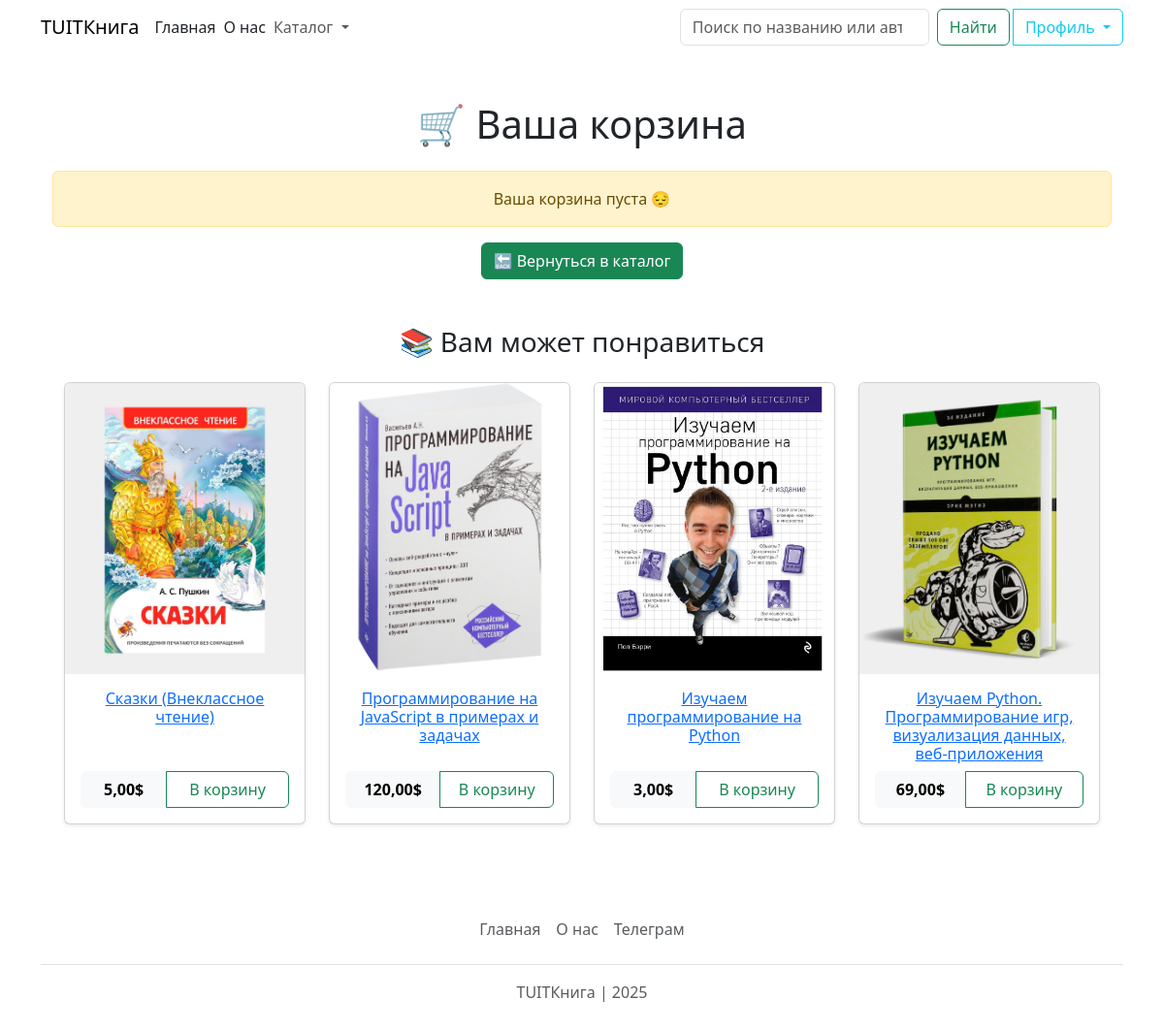
Page /cart/ on the committed database.
### catalog/models.py (models this page shows, shortened)
class Book(models.Model):
    title = models.CharField(max_length=200, verbose_name="Название", null=True, blank=True)
    author = models.CharField(max_length=100, verbose_name="Автор", null=True, blank=True)
    description = models.TextField(verbose_name="Описание", null=True, blank=True)
    price = models.DecimalField(max_digits=10, decimal_places=2, verbose_name="Цена", null=True, blank=True)
    image = models.ImageField(upload_to='books/', verbose_name="Изображение", null=True, blank=True)
    catalog = models.ForeignKey(Catalog, on_delete=models.CASCADE, verbose_name="Каталог", related_name='books', null=True, blank=True)
    created_at = models.DateTimeField(default=timezone.now, null=True, blank=True)
    updated_at = models.DateTimeField(auto_now=True, null=True, blank=True)
    class Meta:
        verbose_name = "Книга"
        verbose_name_plural = "Книги"

### catalog/views.py (the view, shortened to what this page needs)
# urls.py: path('cart/', views.cart_view, name='cart'),
def cart_view(request):
    cart = request.session.get('cart', {})
    cart_items = {}
    total = 0  # Общая сумма корзины
    all_books = list(Book.objects.all())
    random_books = random.sample(all_books, min(4, len(all_books))) if all_books else []  # Проверка на пустой список
    return render(request, 'catalog/cart.html', {
        'cart': cart_items,
        'total': total,
        'random_books': random_books
    })

### catalog/context_processors.py (called while the page is built)
def catalogs(request):
    return {'catalogs': Catalog.objects.all()}

def cart_item_count(request):
    cart = request.session.get('cart', {})
    unique_items_count = len(cart)  # Количество уникальных товаров
    return {'cart_item_count': unique_items_count}

### catalog/templates/catalog/cart.html (shortened to what this page needs)
{% extends 'catalog/base.html' %}
{% block content %}
<div class="container my-5">
    <h1 class="mb-4 text-center">🛒 Ваша корзина</h1>
    {% if cart %}
    <div class="table-responsive">
        <table class="table table-primary align-middle text-center">
            <thead class="table-dark">
                <tr>
                    <th>#</th>
                    <th>Название</th>
                    <th>Цена</th>
                    <th>Количество</th>
                    <th>Итого</th>
                    <th>Действия</th>
                </tr>
            </thead>
            <tbody>
                {% for book, item in cart.items %}
                <tr>
                    <td>{{ forloop.counter }}</td>
                    <td><a href="{% url 'book_detail' book_id=book %}">{{ item.title }}</a></td>
                    <td>{{ item.price }}$</td>
                    <td>
                        <a href="{% url 'update_cart' book 'decrease' %}" class="btn btn-outline-secondary">−</a>
                        <span class="mx-2">{{ item.quantity }}</span>
                        <a href="{% url 'update_cart' book 'increase' %}" class="btn btn-outline-secondary">+</a>
                    </td>
                    <td>{{ item.item_total }}$</td>
                    <td>
                        <a href="{% url 'remove_from_cart' book %}" class="btn btn-danger">Удалить</a>
                    </td>
                </tr>
                {% endfor %}
            </tbody>
        </table>
    </div>
    <div class="text-end mt-4">
        <h4 class="text-danger fw-bold">Общая стоимость: <span id="total-price">{{ total }}$</span></h4>
    </div>
    <div class="d-flex justify-content-between mt-4">
        <a href="{% url 'book_list' %}" class="btn btn-secondary">🛍 Продолжить покупки</a>
        <a href="{% url 'checkout' %}" class="btn btn-primary">✅ Оформить заказ</a>
    </div>
    {% else %}
    <div class="alert alert-warning text-center">Ваша корзина пуста 😔</div>
    <div class="text-center">
        <a href="{% url 'book_list' %}" class="btn btn-success">🔙 Вернуться в каталог</a>
    </div>
    {% endif %}
    {% if random_books %}
    <div class="container mt-5">
        <h3 class="mb-4 text-center">📚 Вам может понравиться</h3>
        <div class="row">
            {% for book in random_books %}
            <div class="col-sm-6 col-md-4 col-lg-3 mb-4">
                <div class="card h-100 shadow-sm">
                    <img src="{{ book.image.url }}" class="card-img-top" alt="{{ book.title }}"
                        style="height: 300px; object-fit: cover;">
                    <div class="card-body d-flex flex-column text-center">
                        <h6 class="card-title"><a href="{% url 'book_detail' book.id %}">{{ book.title }}</a></h6>
                        <div class="btn-group mt-auto" role="group">
                            <span class="btn btn-light fw-bold fs-6">{{ book.price }}$</span>
                            <a href="{% url 'add_to_cart' book.id %}" class="btn btn-outline-success">В корзину</a>
                        </div>
                    </div>
                </div>
            </div>
            {% endfor %}
        </div>
    </div>
    {% endif %}
</div>
{% endblock %}

### catalog/templates/catalog/base.html (shortened to what this page needs)
<!DOCTYPE html>
<html>
<head>
    <link href="https://cdn.jsdelivr.net/npm/bootstrap@5.3.0/dist/css/bootstrap.min.css" rel="stylesheet">
</head>
<body>
    <nav class="navbar navbar-expand-lg navbar-light bg-white">
        <div class="container">
            <a class="navbar-brand" href="{% url 'book_list' %}">TUITКнига</a>
            <a class="nav-link me-2" href="{% url 'book_list' %}">Главная</a>
            <a class="nav-link" href="{% url 'about' %}">О нас</a>
            <div class="collapse navbar-collapse" id="navbarNav">
                <ul class="navbar-nav me-auto">
                    <li class="nav-item dropdown">
                        <a class="nav-link dropdown-toggle" href="#" id="navbarDropdown" role="button"
                            data-bs-toggle="dropdown" aria-expanded="false">
                            Каталог
                        </a>
                    </li>
                </ul>
                <div class="btn-group" role="group" aria-label="Basic mixed styles example">
                    <form class="d-flex" method="get" action="{% url 'book_list' %}">
                        <input class="form-control me-2" type="search" name="q"
                            placeholder="Поиск по названию или автору" aria-label="Search">
                        <button class="btn btn-outline-success me-1" type="submit">Найти</button>
                    </form>
                    <div class="btn-group">
                        <button type="button" class="btn btn-outline-info dropdown-toggle" data-bs-toggle="dropdown"
                            aria-expanded="false">
                            Профиль
                        </button>
                    </div>
                </div>
            </div>
    </nav>
    <div class="container mt-4">
        {% block content %} {% endblock %}
    </div>
    <div class="container">
        <footer class="py-3 my-4">
            <ul class="nav justify-content-center border-bottom pb-3 mb-3">
                <li class="nav-item"><a href="/" class="nav-link px-2 text-body-secondary">Главная</a></li>
                <li class="nav-item"><a href="{% url 'about' %}" class="nav-link px-2 text-body-secondary">О нас</a>
                </li>
                <li class="nav-item"><a href="https://t.me/xmn2003"
                        class="nav-link px-2 text-body-secondary">Телеграм</a></li>
            </ul>
            <p class="text-center text-body-secondary">TUITКнига | 2025</p>
        </footer>
    </div>
</body>
</html>

### rows in the picture
Book: image (picture), title "Сказки (Внеклассное чтение)", price "5,00"
Book: image (picture), title "Программирование на JavaScript в примерах и задачах", price "120,00"
Book: image (picture), title "Изучаем программирование на Python", price "3,00"
Book: image (picture), title "Изучаем Python. Программирование игр, визуализация данных, веб-приложения", price "69,00"
